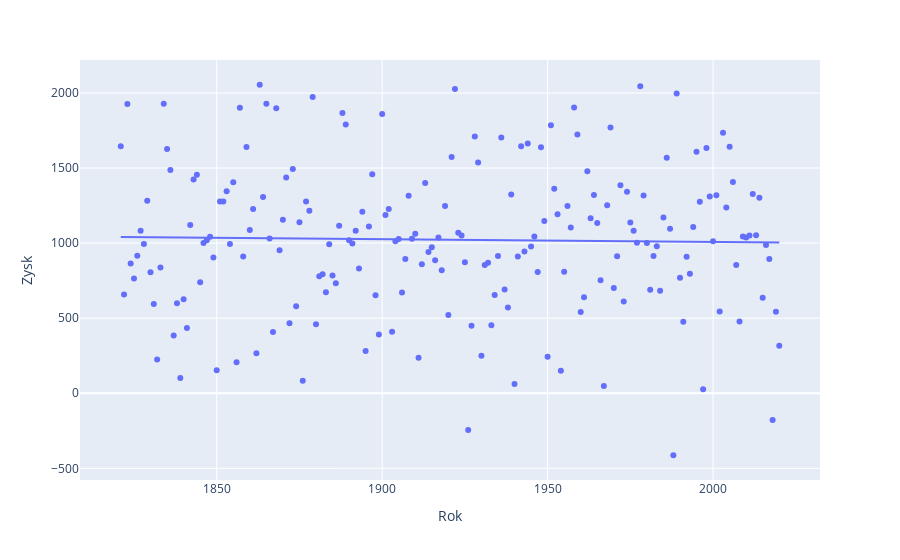

This figure's notebook cell:
### Code cell
px.scatter(df2, y="Zysk", x="Rok",trendline="ols")

#Nie wygląda na to, zeby był jakiś trend

### Figure 1 — Plotly figure (JSON) as saved in the notebook; plotly's stock layout.template omitted (floating-point values rounded to 4 significant figures; data arrays with more than 128 entries replaced by an {"elided": "..."} marker saying what was removed)
{"data": [{"hovertemplate": "Rok=%{x}<br>Zysk=%{y}<extra></extra>", "legendgroup": "", "marker": {"color": "#636efa", "symbol": "circle"}, "mode": "markers", "name": "", "orientation": "v", "showlegend": false, "type": "scatter", "x": {"elided": "200 int values"}, "xaxis": "x", "y": {"elided": "200 int values"}, "yaxis": "y"}, {"hovertemplate": "<b>OLS trendline</b><br>Zysk = -0.183228 * Rok + 1373.88<br>R<sup>2</sup>=0.000472<br><br>Rok=%{x}<br>Zysk=%{y} <b>(trend)</b><extra></extra>", "legendgroup": "", "marker": {"color": "#636efa", "symbol": "circle"}, "mode": "lines", "name": "", "showlegend": false, "type": "scatter", "x": {"elided": "200 int values"}, "xaxis": "x", "y": {"elided": "200 float values"}, "yaxis": "y"}], "layout": {"legend": {"tracegroupgap": 0}, "margin": {"t": 60}, "xaxis": {"anchor": "y", "domain": [0, 1], "title": {"text": "Rok"}}, "yaxis": {"anchor": "x", "domain": [0, 1], "title": {"text": "Zysk"}}}}
